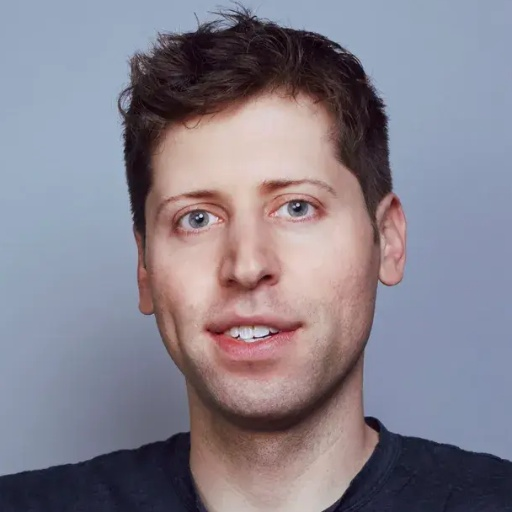
#> input picture IMTalker/assets/source_3.jpg, 512 x 512 px
$ python -i mouth_closing.py   (imports and definitions only)
#> lines starting #> are read from the running program, lines starting #| are printed output that depends on the picture; after the words box and inside, x2 and y2 are one past the last pixel; in counts of white or black regions, pixels touching at a corner belong together
#> further down, picture is the input picture: shape (512, 512, 3); mean B, G, R 140.3, 128.6, 133.9
"""Natural-interrupt mouth-closing feature: openness scoring, a reusable
closing-animation library captured from natural end-of-speech transitions,
selection at barge-in time, and a dedicated log for the whole flow.

Pure OpenCV/numpy -- no extra ML dependency, so it drops into the existing
pinned, checksum-verified deployment without touching the install script.
"""
from __future__ import annotations

import json
import logging
import os
import threading
import time
import uuid
from dataclasses import dataclass
from pathlib import Path
from typing import Optional

import cv2
import numpy as np

BUCKET_ORDER = ["closed", "quarter", "half", "three_quarter", "full"]


def _bucket_thresholds() -> list[float]:
    raw = os.environ.get("IMTALKER_MOUTH_BUCKET_THRESHOLDS", "0.06,0.16,0.30,0.48")
    try:
        vals = [float(x) for x in raw.split(",") if x.strip()]
    except ValueError:
        vals = []
    if len(vals) != 4:
        vals = [0.06, 0.16, 0.30, 0.48]
    return vals


_THRESHOLDS = _bucket_thresholds()
CLOSED_SCORE_THRESHOLD = float(os.environ.get("IMTALKER_MOUTH_CLOSED_SCORE", "0.045"))


# [5 lines left out: function bucket_for_score, not called in this run]


class MouthOpennessScorer:
    """Heuristic mouth-openness scorer using only the OpenCV Haar cascade
    already bundled with opencv-python (no extra model/dependency).

    Approach: detect the face once (cached, periodically re-detected to
    tolerate small framing drift), crop a fixed-proportion mouth region
    inside the face box, and score openness as the height of the darkest
    connected blob near the ROI's vertical center, normalized by ROI
    height. This is a coarse proxy tuned for bucketing a fixed, frontal
    avatar into a handful of "how open is the mouth" tiers -- not a
    precise landmark measurement. Thresholds are tunable via env vars;
    verify visually against the saved frame dumps and adjust if needed.
    """

    def __init__(self, redetect_every_s: float = 5.0) -> None:
        cascade_path = os.path.join(
            cv2.data.haarcascades, "haarcascade_frontalface_default.xml"
        )
        self._face_cascade = cv2.CascadeClassifier(cascade_path)
        self._redetect_every_s = redetect_every_s
        self._lock = threading.Lock()
        self._face_bbox: Optional[tuple[int, int, int, int]] = None
        self._last_detect_wall = 0.0

    def _detect_face(self, gray: np.ndarray) -> Optional[tuple[int, int, int, int]]:
        min_dim = max(32, gray.shape[1] // 4)
        faces = self._face_cascade.detectMultiScale(
            gray, scaleFactor=1.1, minNeighbors=5, minSize=(min_dim, min_dim)
        )
        if len(faces) == 0:
            return None
        return tuple(int(v) for v in max(faces, key=lambda f: f[2] * f[3]))

    def score_bgr(self, frame_bgr: np.ndarray) -> Optional[float]:
        """Return an openness score in [0, 1], or None if no face is found."""
        if frame_bgr is None or frame_bgr.size == 0:
            return None
        gray = cv2.cvtColor(frame_bgr, cv2.COLOR_BGR2GRAY)
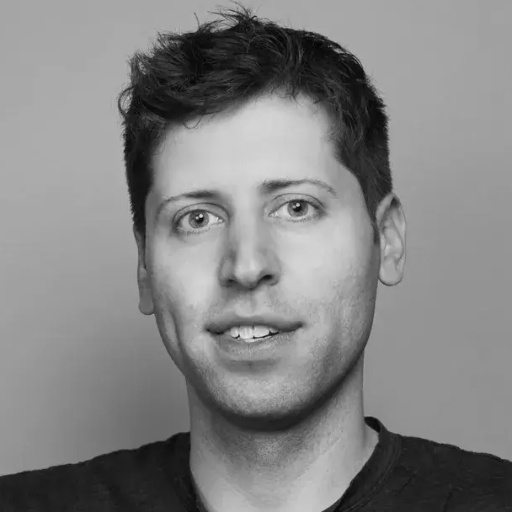
#> gray: shape (512, 512); min 4, max 232, mean 131.6
        now = time.perf_counter()
        with self._lock:
            bbox = self._face_bbox
            need_redetect = (
                bbox is None or (now - self._last_detect_wall) > self._redetect_every_s
            )
        if need_redetect:
            detected = self._detect_face(gray)
#> in _detect_face, `faces = self._face_cascade.detectMultiScale( gray, scaleFactor=1.1, mi..`: faces = [[112, 105, 276, 276]]
#> detected = (112, 105, 276, 276)
            if detected is not None:
                bbox = detected
#> bbox = (112, 105, 276, 276)
                with self._lock:
                    self._face_bbox = bbox
#> self._face_bbox = (112, 105, 276, 276)
                    self._last_detect_wall = now
        if bbox is None:
            return None

        x, y, w, h = bbox
#> x = 112; y = 105; w = 276; h = 276
        mx0 = max(0, x + int(0.28 * w))
#> mx0 = 189
        mx1 = min(gray.shape[1], x + int(0.72 * w))
#> mx1 = 310
        my0 = max(0, y + int(0.62 * h))
#> my0 = 276
        my1 = min(gray.shape[0], y + int(0.94 * h))
#> my1 = 364
        if mx1 <= mx0 or my1 <= my0:
            return None
        roi = gray[my0:my1, mx0:mx1]
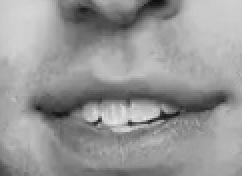
#> roi: shape (88, 121) (shown 2 times larger); min 13, max 232, mean 151
        if roi.size == 0:
            return None

        _thr, mask = cv2.threshold(
            roi, 0, 255, cv2.THRESH_BINARY_INV + cv2.THRESH_OTSU
        )
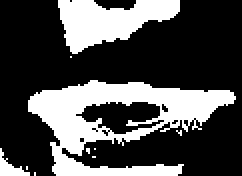
#> mask: shape (88, 121) (shown 2 times larger); 30.5% white; 10 white regions (7 under 20 px), largest, box (x1, y1, x2, y2) and area: (14, 40, 118, 88) 2186, (29, 0, 90, 27) 955, (0, 74, 15, 88) 84
        num, _labels, stats, centroids = cv2.connectedComponentsWithStats(
            mask, connectivity=8
        )
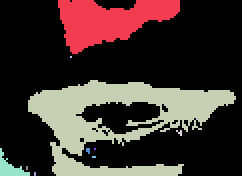
#> _labels: shape (88, 121) int32 (shown 2 times larger); 11 distinct labels, from 0 to 10; one colour per label, 0 black
#> num = 11; stats = [[0, 0, 121, 88, 7405], [29, 0, 61, 27, 955], [35, 28, 1, 1, 1], [14, 40, 104, 48, 2186], [88, 65, 3, 3, 5], [0, 74, 15, 14, 84], [43, 74, 2, 3, 5], [47, 74, 1, 1, 1], [46, 78, 2, 1, 2], [13, 83, 1, 2, 2], [17, 86, 1, 2, 2]]; centroids = [[61.85, 42.53], [54.07, 9.82], [35, 28], [58.54, 59.71], [89.4, 65.8], [4.67, 83.68], [43.6, 74.8], [47, 74], [46.5, 78], [13, 83.5], [17, 86.5]]
        if num <= 1:
            return 0.0

        roi_h, roi_w = roi.shape
#> roi_h = 88; roi_w = 121
        cx_target = roi_w / 2.0
#> cx_target = 60.5
        best_area = 0
        best_idx: Optional[int] = None
        for i in range(1, num):
            area = int(stats[i, cv2.CC_STAT_AREA])
            if area < 6:
                continue
            cx = float(centroids[i][0])
            if abs(cx - cx_target) > roi_w * 0.4:
                continue
            if area > best_area:
                best_area = area
                best_idx = i
#> this loop made 10 passes
#> (area, cx, best_area) on passes 1, 3: (955, 54.07, 955), (2186, 58.54, 2186)
#> (area, cx) on pass 5: (84, 4.67)
#> after the loop, best_area = 2186; best_idx = 3
        if best_idx is None:
            return 0.0

        blob_h = int(stats[best_idx, cv2.CC_STAT_HEIGHT])
#> blob_h = 48
        return float(np.clip(blob_h / max(1.0, roi_h), 0.0, 1.0))

    # [8 lines left out: function score_jpeg_bytes, not called in this run]


class InterruptCloseLogger:
    """Dedicated logger for the interrupt/closing-animation subsystem.

    Writes to its own file (never mixed into the general server stdout
    prints) plus echoes to the console so it's visible in the live tail too.
    """

    # [17 lines left out: function __init__, not called in this run]

    def _emit(self, event: str, **fields) -> None:
        payload = " ".join(f"{k}={v}" for k, v in fields.items())
        self._logger.info("%s %s", event, payload)

    # [5 lines left out: function capture_created, not called in this run]

    def capture_skipped(self, reason, source_chunk_id=None) -> None:
        self._emit("CAPTURE_SKIPPED", reason=reason, source_chunk_id=source_chunk_id)

    def capture_error(self, source_chunk_id, exc) -> None:
        self._emit("CAPTURE_ERROR", source_chunk_id=source_chunk_id, exc=repr(exc))

    def interrupt_detected(self, session_id, generation) -> None:
        self._emit("INTERRUPT_DETECTED", session=session_id[:8], generation=generation)

    # [11 lines left out: functions mouth_measured, clip_selected, not called in this run]

    def playback_start(self, session_id, clip_id, n_frames) -> None:
        self._emit("CLOSING_PLAYBACK_START", session=session_id[:8], clip_id=clip_id, frames=n_frames)

    # [5 lines left out: function playback_end, not called in this run]

    def idle_video_start(self, session_id, reason) -> None:
        self._emit("IDLE_VIDEO_START", session=session_id[:8], reason=reason)

    def fallback(self, session_id, reason) -> None:
        self._emit("FALLBACK", session=session_id[:8], reason=reason)

    def error(self, session_id, where, exc) -> None:
        self._emit("ERROR", session=(session_id[:8] if session_id else "-"), where=where, exc=repr(exc))


@dataclass
class ClosingClip:
    clip_id: str
    bucket: str
    frame_scores: list
    jpeg_frames: list
    created_at: float
    source_chunk_id: int
    saved_dir: Optional[str] = None


class ClosingAnimationLibrary:
    """In-memory store of reusable closing clips, bucketed by starting
    mouth-openness, backed by an on-disk frame dump per clip for manual
    inspection."""

    # [19 lines left out: functions __init__, save_root_for, add_clip, not called in this run]

    def counts(self) -> dict[str, int]:
        with self._lock:
            return {b: len(v) for b, v in self._clips.items()}

    # [109 lines left out: functions pick_clip, _save_clip_frames, finalize_capture_clip, select_closing_clip, not called in this run]

>>> import cv2
>>> picture = cv2.imread('assets/source_3.jpg')
>>> result = MouthOpennessScorer().score_bgr(picture)
#> result = 0.545
